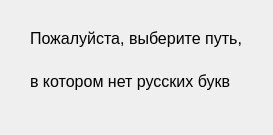
<?xml version="1.0" encoding="UTF-8"?>
<ui version="4.0">
 <class>Form</class>
 <widget class="QWidget" name="Form">
  <property name="geometry">
   <rect>
    <x>0</x>
    <y>0</y>
    <width>273</width>
    <height>135</height>
   </rect>
  </property>
  <property name="windowTitle">
   <string>Form</string>
  </property>
  <widget class="QWidget" name="verticalLayoutWidget">
   <property name="geometry">
    <rect>
     <x>30</x>
     <y>20</y>
     <width>219</width>
     <height>80</height>
    </rect>
   </property>
   <layout class="QVBoxLayout" name="verticalLayout">
    <item>
     <widget class="QLabel" name="label">
      <property name="font">
       <font>
        <pointsize>12</pointsize>
       </font>
      </property>
      <property name="text">
       <string>Пожалуйста, выберите путь, </string>
      </property>
     </widget>
    </item>
    <item>
     <widget class="QLabel" name="label_2">
      <property name="font">
       <font>
        <pointsize>12</pointsize>
       </font>
      </property>
      <property name="text">
       <string>в котором нет русских букв</string>
      </property>
     </widget>
    </item>
   </layout>
  </widget>
 </widget>
 <resources/>
 <connections/>
</ui>
